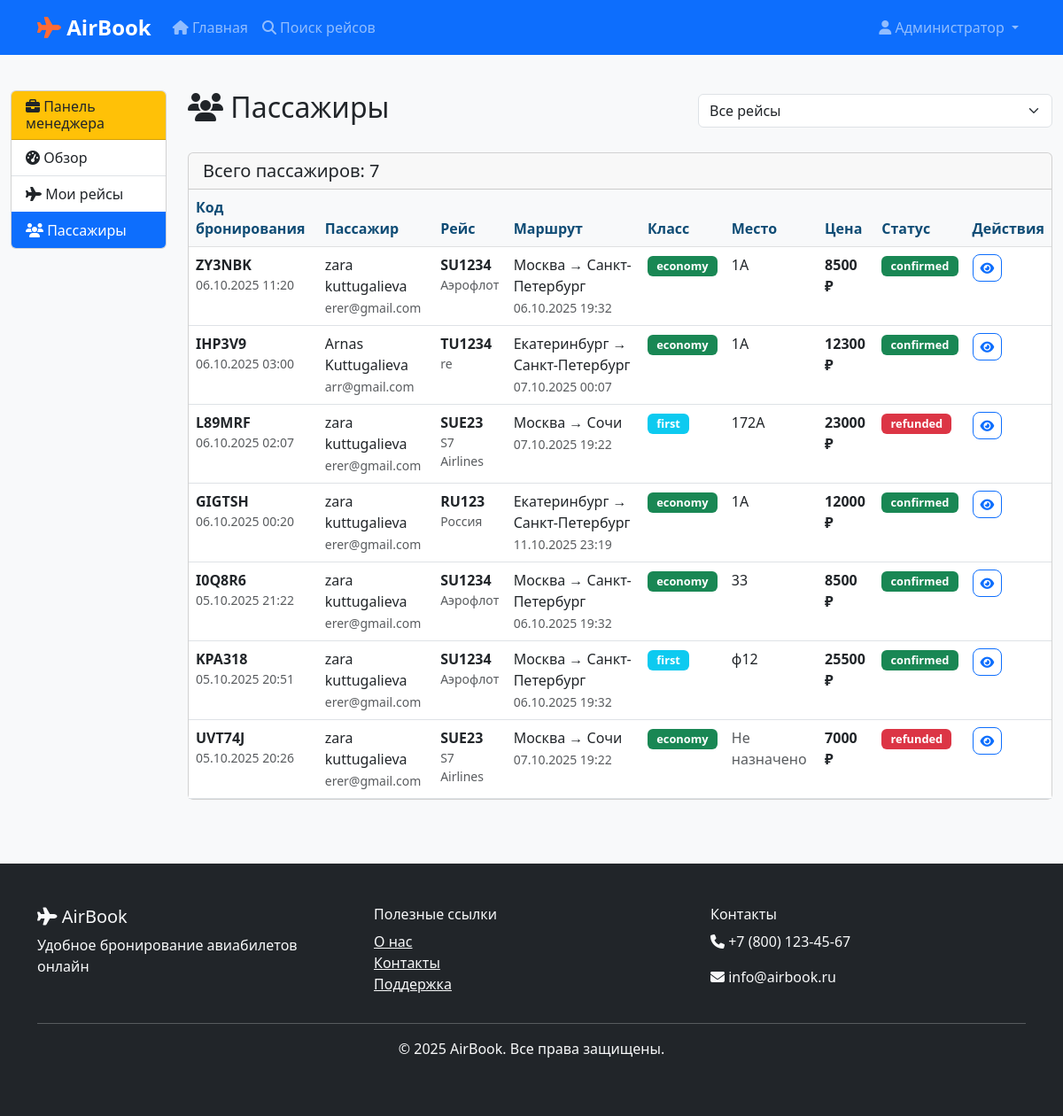
The app's page /manager/passengers (signed in) with its own data.
### models.py (models this page shows, shortened)
class User(UserMixin, db.Model):
    id = db.Column(db.Integer, primary_key=True)
    username = db.Column(db.String(80), unique=True, nullable=False)
    email = db.Column(db.String(120), unique=True, nullable=False)
    password_hash = db.Column(db.String(128))
    role = db.Column(db.String(20), default='user')  # user, manager, admin
    first_name = db.Column(db.String(50))
    last_name = db.Column(db.String(50))
    phone = db.Column(db.String(20))
    company_id = db.Column(db.Integer, db.ForeignKey('airline.id'), nullable=True)  # Для менеджеров
    created_at = db.Column(db.DateTime, default=datetime.utcnow)
    is_active = db.Column(db.Boolean, default=True, nullable=False)  # Статус активности
    bookings = db.relationship('Booking', backref='user', lazy=True)
    company = db.relationship('Airline', backref='managers', lazy=True)
    def is_admin(self):
        return self.role == 'admin'
    def is_manager(self):
        return self.role == 'manager'

class Booking(db.Model):
    id = db.Column(db.Integer, primary_key=True)
    booking_reference = db.Column(db.String(6), unique=True, nullable=False)  # Код бронирования
    user_id = db.Column(db.Integer, db.ForeignKey('user.id'), nullable=False)
    flight_id = db.Column(db.Integer, db.ForeignKey('flight.id'), nullable=False)
    passenger_first_name = db.Column(db.String(50), nullable=False)
    passenger_last_name = db.Column(db.String(50), nullable=False)
    passenger_email = db.Column(db.String(120))
    passenger_phone = db.Column(db.String(20))
    seat_class = db.Column(db.String(20), default='economy')  # economy, business, first
    seat_number = db.Column(db.String(10))
    price_paid = db.Column(db.Float, nullable=False)
    status = db.Column(db.String(20), default='confirmed')  # confirmed, cancelled, checked_in, refunded
    booking_date = db.Column(db.DateTime, default=datetime.utcnow)
    cancelled_at = db.Column(db.DateTime)  # Дата отмены
    cancellation_reason = db.Column(db.String(100))  # Причина отмены
    baggage_count = db.Column(db.Integer, default=1)
    meal_preference = db.Column(db.String(50))
    special_requests = db.Column(db.Text)

class Flight(db.Model):
    id = db.Column(db.Integer, primary_key=True)
    flight_number = db.Column(db.String(10), nullable=False)
    departure_airport_id = db.Column(db.Integer, db.ForeignKey('airport.id'), nullable=False)
    arrival_airport_id = db.Column(db.Integer, db.ForeignKey('airport.id'), nullable=False)
    airline_id = db.Column(db.Integer, db.ForeignKey('airline.id'), nullable=False)
    departure_time = db.Column(db.DateTime, nullable=False)
    arrival_time = db.Column(db.DateTime, nullable=False)
    aircraft_type = db.Column(db.String(50))
    total_seats = db.Column(db.Integer, default=180)
    available_seats = db.Column(db.Integer, default=180)
    economy_price = db.Column(db.Float, nullable=False)
    business_price = db.Column(db.Float)
    first_class_price = db.Column(db.Float)
    status = db.Column(db.String(20), default='scheduled')  # scheduled, delayed, cancelled, boarding, departed
    created_at = db.Column(db.DateTime, default=datetime.utcnow)
    bookings = db.relationship('Booking', backref='flight', lazy=True)

class Airline(db.Model):
    id = db.Column(db.Integer, primary_key=True)
    code = db.Column(db.String(3), unique=True, nullable=False)  # IATA код авиакомпании
    name = db.Column(db.String(100), nullable=False)
    country = db.Column(db.String(50), nullable=False)  # Страна авиакомпании
    flights = db.relationship('Flight', backref='airline', lazy=True)

class Airport(db.Model):
    id = db.Column(db.Integer, primary_key=True)
    code = db.Column(db.String(3), unique=True, nullable=False)  # IATA код
    name = db.Column(db.String(100), nullable=False)
    city = db.Column(db.String(50), nullable=False)
    country = db.Column(db.String(50), nullable=False)
    departure_flights = db.relationship('Flight', foreign_keys='Flight.departure_airport_id', backref='departure_airport', lazy=True)
    arrival_flights = db.relationship('Flight', foreign_keys='Flight.arrival_airport_id', backref='arrival_airport', lazy=True)

### app.py (the view)
    @app.route('/manager/passengers')
    @login_required
    def manager_passengers():
        if not (current_user.is_admin() or current_user.is_manager()):
            flash('У вас нет прав менеджера.', 'error')
            return redirect(url_for('index'))
        flight_id = request.args.get('flight')
        if current_user.is_admin():
            flights = Flight.query.order_by(Flight.departure_time.desc()).all()
        else:
            if not current_user.company_id:
                flash('У вас не назначена авиакомпания.', 'error')
                return redirect(url_for('manager_dashboard'))
            flights = Flight.query.filter_by(airline_id=current_user.company_id).order_by(Flight.departure_time.desc()).all()
        if current_user.is_admin():
            bookings_query = Booking.query.join(Flight)
        else:
            bookings_query = Booking.query.join(Flight).filter(Flight.airline_id == current_user.company_id)
        if flight_id:
            bookings_query = bookings_query.filter(Booking.flight_id == flight_id)
        passengers = bookings_query.order_by(Booking.booking_date.desc()).all()
        return render_template('manager/passengers.html',
                             passengers=passengers,
                             flights=flights)

### templates/manager/passengers.html (shortened to what this page needs)
{% extends "manager/base.html" %}
{% block manager_content %}
            <div class="d-flex justify-content-between align-items-center mb-4">
                <h2><i class="fas fa-users"></i> Пассажиры</h2>
                <select class="form-select" id="flightFilter" onchange="filterByFlight()" style="max-width: 400px;">
                    <option value="">Все рейсы</option>
                </select>
            </div>
            {% if passengers %}
                <div class="card">
                    <div class="card-header">
                        <h5 class="mb-0">Всего пассажиров: {{ passengers|length }}</h5>
                    </div>
                    <div class="card-body p-0">
                        <div class="table-responsive">
                            <table class="table table-hover mb-0">
                                <thead class="table-light">
                                    <tr>
                                        <th>Код бронирования</th>
                                        <th>Пассажир</th>
                                        <th>Рейс</th>
                                        <th>Маршрут</th>
                                        <th>Класс</th>
                                        <th>Место</th>
                                        <th>Цена</th>
                                        <th>Статус</th>
                                        <th>Действия</th>
                                    </tr>
                                </thead>
                                <tbody>
                                    {% for booking in passengers %}
                                    <tr>
                                        <td>
                                            <strong>{{ booking.booking_reference }}</strong>
                                            <div class="small text-muted">{{ booking.booking_date.strftime('%d.%m.%Y %H:%M') }}</div>
                                        </td>
                                        <td>
                                            <div>{{ booking.passenger_first_name }} {{ booking.passenger_last_name }}</div>
                                            <small class="text-muted">{{ booking.passenger_email }}</small>
                                        </td>
                                        <td>
                                            <strong>{{ booking.flight.flight_number }}</strong>
                                            <div class="small text-muted">{{ booking.flight.airline.name }}</div>
                                        </td>
                                        <td>
                                            <div>{{ booking.flight.departure_airport.city }} → {{ booking.flight.arrival_airport.city }}</div>
                                            <small class="text-muted">{{ booking.flight.departure_time.strftime('%d.%m.%Y %H:%M') }}</small>
                                        </td>
                                        <td>
                                            <span class="badge bg-{{ 'success' if booking.seat_class == 'economy' else 'warning' if booking.seat_class == 'business' else 'info' }}">
                                                {{ booking.seat_class }}
                                            </span>
                                        </td>
                                        <td>
                                            {% if booking.seat_number %}
                                                {{ booking.seat_number }}
                                            {% else %}
                                                <span class="text-muted">Не назначено</span>
                                            {% endif %}
                                        </td>
                                        <td>
                                            <strong>{{ "%.0f"|format(booking.price_paid) }} ₽</strong>
                                        </td>
                                        <td>
                                            <span class="badge bg-{{ 'success' if booking.status == 'confirmed' else 'warning' if booking.status == 'checked_in' else 'danger' }}">
                                                {{ booking.status }}
                                            </span>
                                        </td>
                                        <td>
                                            <button class="btn btn-outline-primary btn-sm"
                                                    onclick="viewBookingDetails({{ booking.id }})"
                                                    title="Подробности">
                                                <i class="fas fa-eye"></i>
                                            </button>
                                        </td>
                                    </tr>
                                    {% endfor %}
                                </tbody>
                            </table>
                        </div>
                    </div>
                </div>
            {% endif %}
{% endblock %}

### templates/base.html (shortened to what this page needs)
<!DOCTYPE html>
<html lang="ru">
<head>
    <link href="https://cdn.jsdelivr.net/npm/bootstrap@5.3.0/dist/css/bootstrap.min.css" rel="stylesheet">
    <link rel="stylesheet" href="https://cdnjs.cloudflare.com/ajax/libs/font-awesome/6.4.0/css/all.min.css">
    <link rel="stylesheet" href="{{ url_for('static', filename='css/style.css') }}">
</head>
<body>
    <nav class="navbar navbar-expand-lg navbar-dark bg-primary">
        <div class="container">
            <a class="navbar-brand" href="{{ url_for('index') }}">
                <i class="fas fa-plane"></i> AirBook
            </a>
            <div class="collapse navbar-collapse" id="navbarNav">
                <ul class="navbar-nav me-auto">
                    <li class="nav-item">
                        <a class="nav-link" href="{{ url_for('index') }}">
                            <i class="fas fa-home"></i> Главная
                        </a>
                    </li>
                    <li class="nav-item">
                        <a class="nav-link" href="{{ url_for('search_flights') }}">
                            <i class="fas fa-search"></i> Поиск рейсов
                        </a>
                    </li>
                </ul>
                <ul class="navbar-nav">
                    {% if current_user.is_authenticated %}
                        <li class="nav-item dropdown">
                            <a class="nav-link dropdown-toggle" href="#" id="navbarDropdown" role="button" data-bs-toggle="dropdown">
                                <i class="fas fa-user"></i> {{ current_user.first_name }}
                            </a>
                        </li>
                    {% endif %}
                </ul>
            </div>
        </div>
    </nav>
    <main>
        {% block content %}{% endblock %}
    </main>
    <footer class="bg-dark text-light py-5 mt-5">
        <div class="container">
            <div class="row">
                <div class="col-md-4">
                    <h5><i class="fas fa-plane"></i> AirBook</h5>
                    <p>Удобное бронирование авиабилетов онлайн</p>
                </div>
                <div class="col-md-4">
                    <h6>Полезные ссылки</h6>
                    <ul class="list-unstyled">
                        <li><a href="#" class="text-light">О нас</a></li>
                        <li><a href="#" class="text-light">Контакты</a></li>
                        <li><a href="#" class="text-light">Поддержка</a></li>
                    </ul>
                </div>
                <div class="col-md-4">
                    <h6>Контакты</h6>
                    <p><i class="fas fa-phone"></i> +7 (800) 123-45-67</p>
                    <p><i class="fas fa-envelope"></i> info@airbook.ru</p>
                </div>
            </div>
            <hr>
            <div class="text-center">
                <p>&copy; 2025 AirBook. Все права защищены.</p>
            </div>
        </div>
    </footer>
</body>
</html>

### static/css/style.css (style rules this page uses)
:root { --primary-color: #007bff; --secondary-color: #6c757d; --success-color: #28a745; --warning-color: #ffc107; --danger-color: #dc3545; --info-color: #17a2b8; --light-color: #f8f9fa; --dark-color: #343a40; --aviasales-blue: #0f4c75; --aviasales-orange: #ff6b35; --aviasales-green: #00c851; --aviasales-gray: #f5f5f5; }
body { font-family: 'Segoe UI', Tahoma, Geneva, Verdana, sans-serif; background-color: #f8f9fa; }
.btn { border-radius: 8px; font-weight: 500; transition: all 0.3s ease; }
.navbar-brand { font-weight: bold; font-size: 1.5rem; }
.navbar-brand i { color: var(--aviasales-orange); }
footer { margin-top: auto; }
.table th { border-top: none; font-weight: 600; color: var(--aviasales-blue); }
.badge { font-size: 0.8rem; padding: 0.4em 0.8em; }

### records on screen
User: first_name "Администратор"
Booking: booking_reference "ZY3NBK", booking_date "06.10.2025 11:20", passenger_first_name "zara", passenger_last_name "kuttugalieva", passenger_email "erer@gmail.com", flight.flight_number "SU1234", flight.airline.name "Аэрофлот", flight.departure_airport.city "Москва", flight.arrival_airport.city "Санкт-Петербург", flight.departure_time "06.10.2025 19:32", seat_class "economy", seat_number "1A", price_paid "8500", status "confirmed"
Booking: booking_reference "IHP3V9", booking_date "06.10.2025 03:00", passenger_first_name "Arnas", passenger_last_name "Kuttugalieva", passenger_email "arr@gmail.com", flight.flight_number "TU1234", flight.airline.name "re", flight.departure_airport.city "Екатеринбург", flight.arrival_airport.city "Санкт-Петербург", flight.departure_time "07.10.2025 00:07", seat_class "economy", seat_number "1A", price_paid "12300", status "confirmed"
Booking: booking_reference "L89MRF", booking_date "06.10.2025 02:07", passenger_first_name "zara", passenger_last_name "kuttugalieva", passenger_email "erer@gmail.com", flight.flight_number "SUE23", flight.airline.name "S7 Airlines", flight.departure_airport.city "Москва", flight.arrival_airport.city "Сочи", flight.departure_time "07.10.2025 19:22", seat_class "first", seat_number "172A", price_paid "23000", status "refunded"
Booking: booking_reference "GIGTSH", booking_date "06.10.2025 00:20", passenger_first_name "zara", passenger_last_name "kuttugalieva", passenger_email "erer@gmail.com", flight.flight_number "RU123", flight.airline.name "Россия", flight.departure_airport.city "Екатеринбург", flight.arrival_airport.city "Санкт-Петербург", flight.departure_time "11.10.2025 23:19", seat_class "economy", seat_number "1A", price_paid "12000", status "confirmed"
Booking: booking_reference "I0Q8R6", booking_date "05.10.2025 21:22", passenger_first_name "zara", passenger_last_name "kuttugalieva", passenger_email "erer@gmail.com", flight.flight_number "SU1234", flight.airline.name "Аэрофлот", flight.departure_airport.city "Москва", flight.arrival_airport.city "Санкт-Петербург", flight.departure_time "06.10.2025 19:32", seat_class "economy", seat_number "33", price_paid "8500", status "confirmed"
Booking: booking_reference "KPA318", booking_date "05.10.2025 20:51", passenger_first_name "zara", passenger_last_name "kuttugalieva", passenger_email "erer@gmail.com", flight.flight_number "SU1234", flight.airline.name "Аэрофлот", flight.departure_airport.city "Москва", flight.arrival_airport.city "Санкт-Петербург", flight.departure_time "06.10.2025 19:32", seat_class "first", seat_number "ф12", price_paid "25500", status "confirmed"
Booking: booking_reference "UVT74J", booking_date "05.10.2025 20:26", passenger_first_name "zara", passenger_last_name "kuttugalieva", passenger_email "erer@gmail.com", flight.flight_number "SUE23", flight.airline.name "S7 Airlines", flight.departure_airport.city "Москва", flight.arrival_airport.city "Сочи", flight.departure_time "07.10.2025 19:22", seat_class "economy", shows "Не назначено", price_paid "7000", status "refunded"

### other values on screen
{{ passengers|length }} "7"
